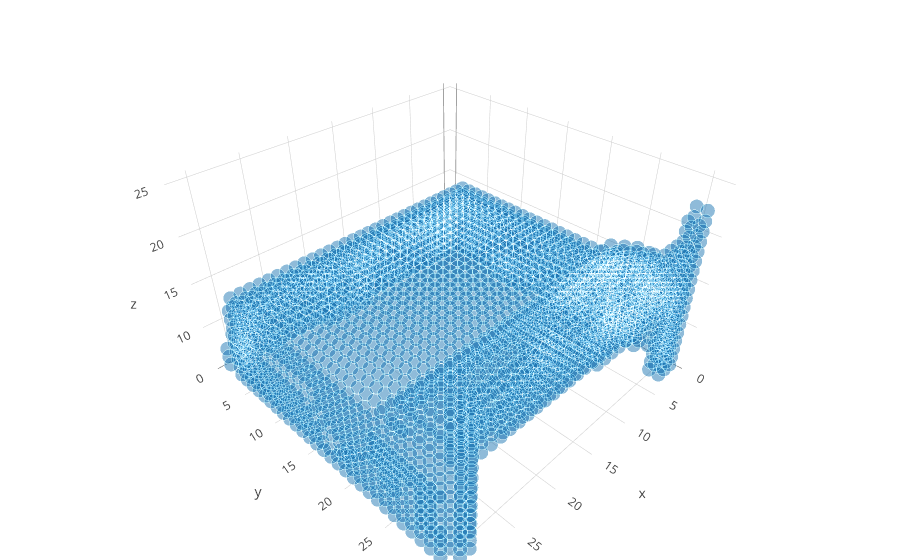

Notebook cell for this chart:
### Markdown cell above
# read / convert / plot

### Code cell
# generate file
file = random.choice(files)

def check_fix_file(file):
    with open(file) as f:
        l1 = f.readline()
        l2 = f.readlines()

    if l1 != 'OFF\n' and l1[:3] == 'OFF':
        out = 'OFF\n'
        out += l1.split('OFF')[1]
        out += ''.join(l2)
        with open(file, 'w') as f:
            f.write(out)

def voxels_from_file(file, voxsize):
    cmd = f'tools/binvox/binvox -d {voxsize} -cb -e {file}'
    check_fix_file(file)
    out_file = file.split('.')[0] + '.binvox'
            
    if os.path.exists(out_file):
        os.remove(out_file)

    t = os.system(cmd)
    
    if t == 0:
        with open(out_file, 'rb') as f:
            d = binvox_rw.read_as_3d_array(f).data
        
        os.remove(out_file)
        return 1, d
    else:
        return 0, None

voxels = voxels_from_file(file, 32)
print('\nPlotting:', file)
plot_vol(voxels[1])

### Figure 1 — Plotly figure (JSON) as saved in the notebook; plotly's stock layout.template omitted (floating-point values rounded to 4 significant figures; data arrays with more than 128 entries replaced by an {"elided": "..."} marker saying what was removed)
{"data": [{"marker": {"line": {"color": "rgba(217, 217, 217, 0.14)", "width": 0.5}, "opacity": 0.5, "size": 5}, "mode": "markers", "type": "scatter3d", "x": {"elided": "2532 int values"}, "y": {"elided": "2532 int values"}, "z": {"elided": "2532 int values"}}], "layout": {"margin": {"b": 0, "l": 0, "r": 0, "t": 0}}}
